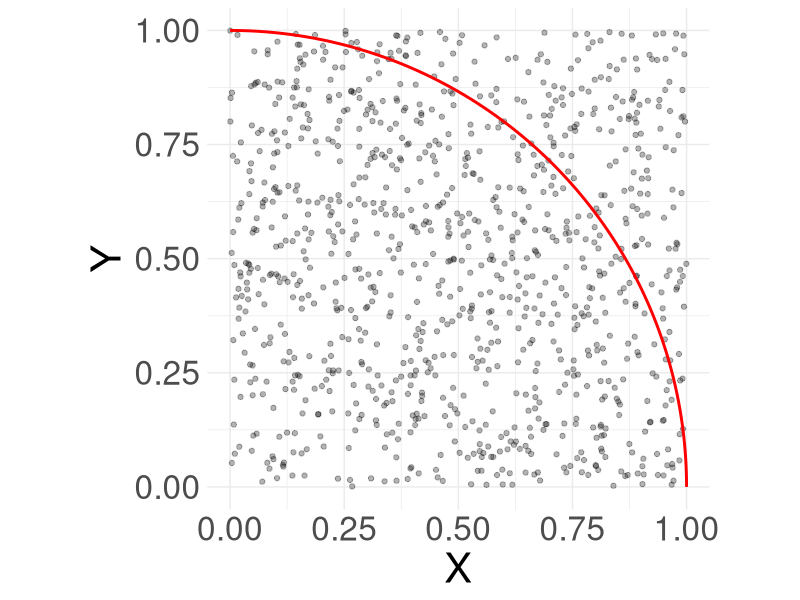
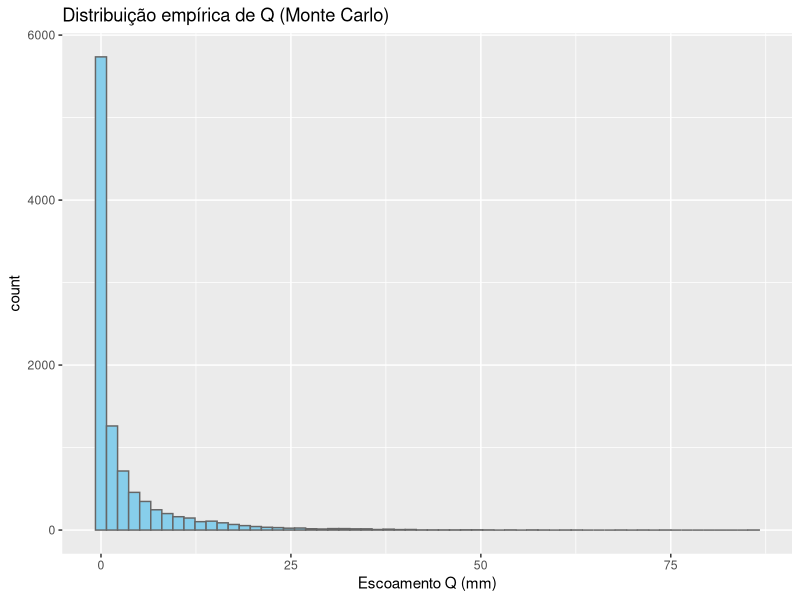
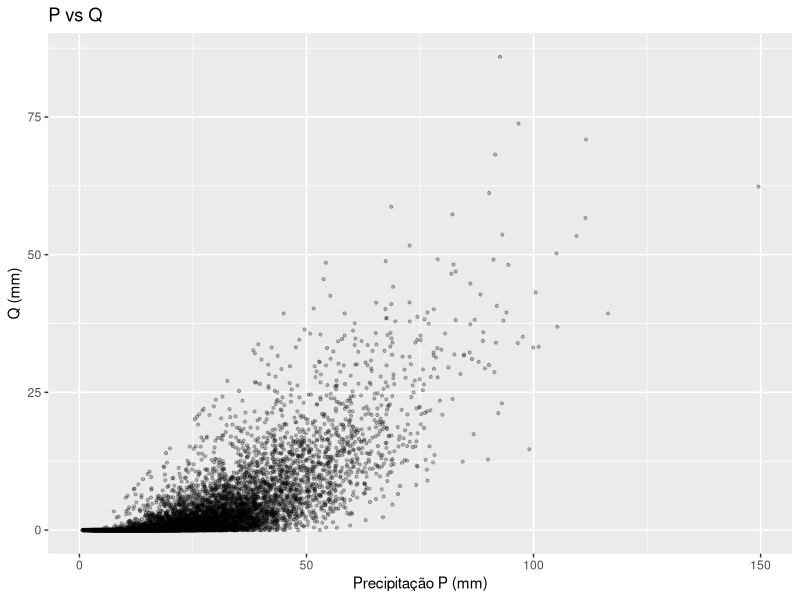
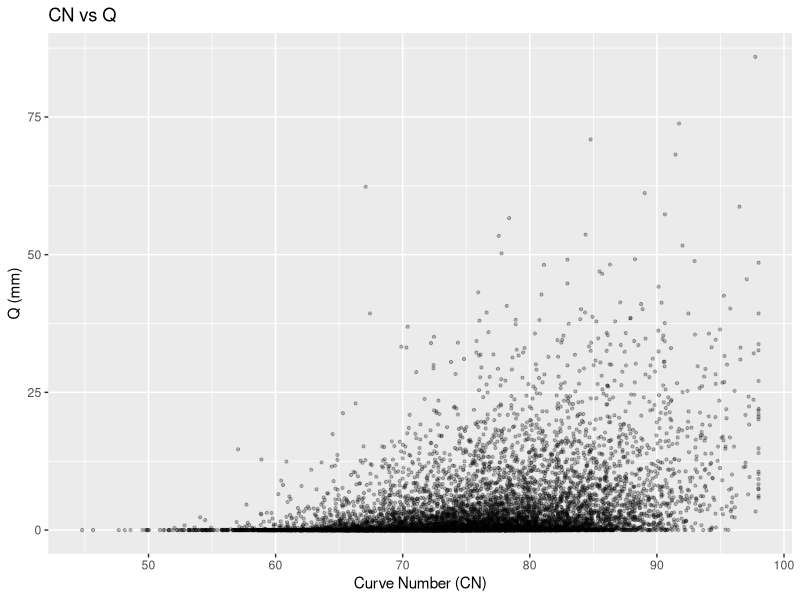
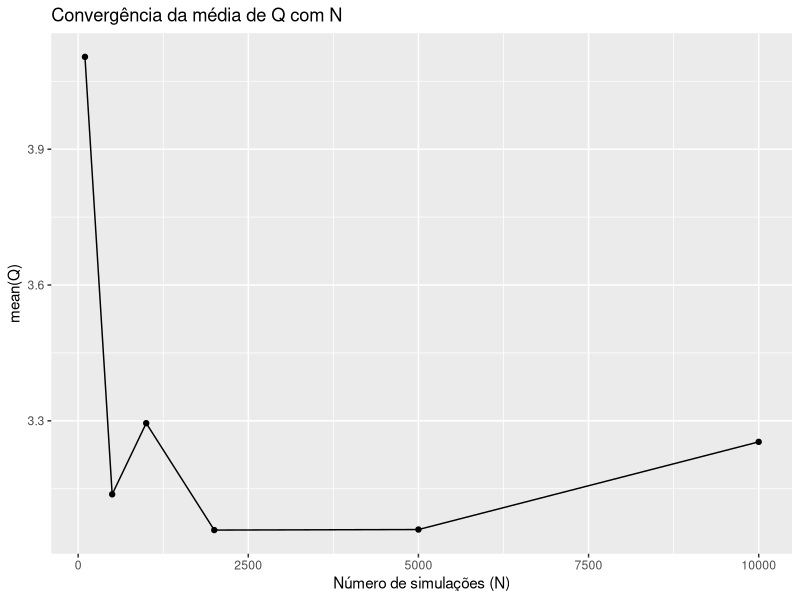
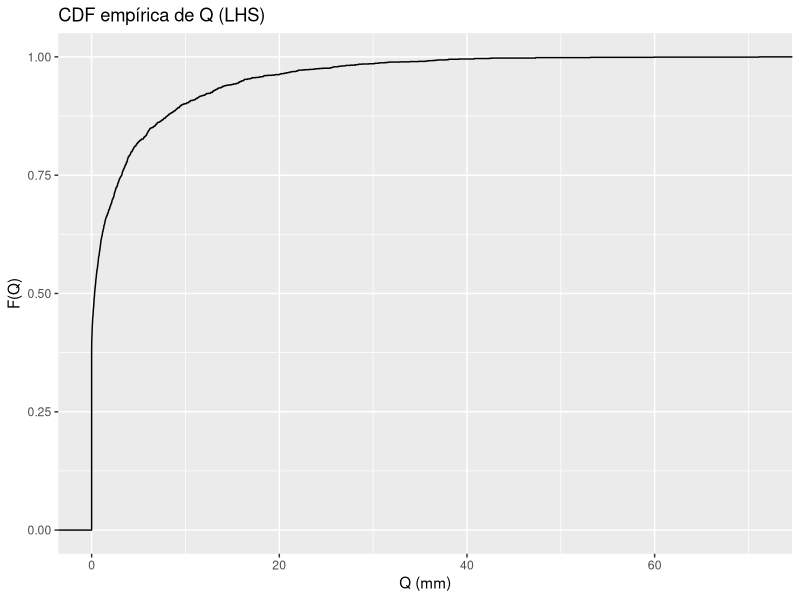

These figures' R source, in order:
"
Programa de Pós-Graduação em Engenharia Agricola (PPGEA)
Disciplina: Matemática Aplicada à Engenharia Agrícola
Aula 12 - Sensibilidade, incerteza e Monte Carlo

Autor: Dr. Pedro Alencar
26.11.2025
"

#%% 0. Carregando pacotes necessários ------
library(dplyr) # Para manipulação de dados
library(tidyr) # Para manipulação de dados
library(lubridate) # Para manipulação de datas

library(ggplot2) # Para visualização dos resultados
library(ggforce)


# options(repos = c(CRAN = "https://cran.rstudio.com/"))
# install.packages("lhs")
library(lhs)

# %% 1. Método de Monte Carlo ------

#' O método de Monte Carlo é uma técnica estatística utilizada para modelar
#' a incerteza em sistemas complexos. Ele envolve a geração de múltiplas
#' simulações aleatórias para estimar a distribuição de resultados possíveis.
#' Isso é particularmente útil em engenharia agrícola, onde muitos fatores
#' podem influenciar os resultados, como condições climáticas, variações no
#' solo e práticas de manejo.
#'
#' O Método foi inspirado nos jogos de azar, onde a aleatoriedade é um elemento
#' chave.

# %% 1.1 Exemplo simples de Monte Carlo para estimar o valor de pi ------

# Número de simulações
n_sim <- 1000

monte_carlo_pi <- function(n_sim) {
    # Gerar pontos aleatórios (x, y) no quadrado unitário
    set.seed(123) # Para reprodutibilidade
    x <- runif(n_sim, min = 0, max = 1)
    y <- runif(n_sim, min = 0, max = 1)
    # Calcular a distância do ponto (x, y) à origem (0, 0)
    distancia <- sqrt(x^2 + y^2)
    # Contar quantos pontos caem dentro do círculo de raio 1
    dentro_circulo <- sum(distancia <= 1)
    # Estimar o valor de pi
    pi_estimate <- (dentro_circulo / n_sim) * 4
    return(list(pi_estimate = pi_estimate, x = x, y = y))
}

pi_result <- monte_carlo_pi(n_sim)
pi_estimate <- pi_result$pi_estimate
x <- pi_result$x
y <- pi_result$y

print(paste("Estimativa de pi com", n_sim, "simulações:", pi_estimate))

# plotting
theta <- seq(0, pi/2, length.out = 100)
circle_quarter <- data.frame(
    x_circle = cos(theta),
    y_circle = sin(theta)
)

ggplot(data.frame(x, y), aes(x = x, y = y)) +
    geom_point(alpha = 0.3) +
    geom_path(data = circle_quarter, aes(x = x_circle, y = y_circle), 
              color = "red", size = 1) +
    coord_fixed() +
    labs(
        x = "X",
        y = "Y"
    ) +
    scale_x_continuous(limits = c(0, 1)) +
        scale_y_continuous(limits = c(0, 1)) +
        theme_minimal() +
        theme(text = element_text(size = 30))


#%% 1.2 Aplicação em Engenharia Agrícola ------
# Exemplo Monte Carlo com Curve Number (SCS-CN)

set.seed(123)

cn_to_q <- function(prec, cn, ia_fac = 0.2) {
  # prec: precipitação (mm)
  # cn: curve number (30-98 typical)
  # ia_fac: fator para precipitação inicial (padrão 0.2 em SCS)
  storage <- (25400 / cn) - 254   # profundidade máxima de retenção S (mm)
  ia <- ia_fac * storage
  discharge <- ifelse(prec <= ia, 0, ((prec - ia)^2) / (prec - ia + storage))
  return(discharge)
}

#-------------- Parâmetros de entrada plausíveis ---------------
N <- 10000                # número de simulações Monte Carlo
shape_p <- 2.5
scale_p <- 10             # P ~ Gamma(shape, scale)
mu_cn <- 75
sd_cn <- 8

#-------------- Monte Carlo simples (amostragem i.i.d.) ---------------
P_mc <- rgamma(N, shape = shape_p, scale = scale_p)
CN_mc <- rnorm(N, mean = mu_cn, sd = sd_cn) %>% pmin(98) %>% pmax(30)
Q_mc <- cn_to_q(P_mc, CN_mc, ia_fac = 0.2)

df_mc <- tibble(P = P_mc, CN = CN_mc, Q = Q_mc)

# Estatísticas resumidas
res_mc <- df_mc %>% summarise(
  mean_Q = mean(Q),
  sd_Q = sd(Q),
  median_Q = median(Q),
  q025 = quantile(Q, 0.025),
  q975 = quantile(Q, 0.975),
  prob_Q_gt_10 = mean(Q > 10)  # prob. de Q > 10 mm (exemplo)
)
print(res_mc)

# Plots básicos
p1 <- ggplot(df_mc, aes(x = Q)) +
  geom_histogram(bins = 60, fill = "skyblue", color = "gray40") +
  labs(x = "Escoamento Q (mm)", title = "Distribuição empírica de Q (Monte Carlo)")

p2 <- ggplot(df_mc, aes(x = P, y = Q)) +
  geom_point(alpha = 0.25, size = 0.8) + labs(title = "P vs Q", x = "Precipitação P (mm)", y = "Q (mm)")

p3 <- ggplot(df_mc, aes(x = CN, y = Q)) +
  geom_point(alpha = 0.25, size = 0.8) + labs(title = "CN vs Q", x = "Curve Number (CN)", y = "Q (mm)")

# Salvar gráficos (opcional)
# ggsave("hist_Q_mc.png", p1, width = 7, height = 4)
print(p1); print(p2); print(p3)

#-------------- Convergência simples (médias para Ns diferentes) ---------------
test_Ns <- c(100, 500, 1000, 2000, 5000, 10000)
conv <- tibble(N = integer(), mean_Q = double(), q975 = double())
for (n in test_Ns) {
  P_tmp <- rgamma(n, shape = shape_p, scale = scale_p)
  CN_tmp <- rnorm(n, mean = mu_cn, sd = sd_cn) %>% pmin(98) %>% pmax(30)
  Q_tmp <- cn_to_q(P_tmp, CN_tmp)
  conv <- bind_rows(conv, tibble(N = n, mean_Q = mean(Q_tmp), q975 = quantile(Q_tmp, 0.975)))
}
print(conv)

ggplot(conv, aes(x = N, y = mean_Q)) + geom_line() + geom_point() +
  labs(title = "Convergência da média de Q com N", x = "Número de simulações (N)", y = "mean(Q)")

#-------------- Latin Hypercube Sampling (LHS) ---------------
N_lhs <- 2000
U <- randomLHS(N_lhs, 2)  # duas variáveis: P e CN

# Transformar U para as distribuições escolhidas
P_lhs <- qgamma(U[,1], shape = shape_p, scale = scale_p)
CN_lhs <- qnorm(U[,2], mean = mu_cn, sd = sd_cn) %>% pmin(98) %>% pmax(30)

Q_lhs <- cn_to_q(P_lhs, CN_lhs)
df_lhs <- tibble(P = P_lhs, CN = CN_lhs, Q = Q_lhs)

# Comparar estatísticas MC vs LHS (mesma ideia)
res_lhs <- df_lhs %>% summarise(mean_Q = mean(Q), sd_Q = sd(Q), prob_Q_gt_10 = mean(Q > 10))
print(bind_rows(MC = res_mc %>% select(mean_Q, sd_Q, prob_Q_gt_10), LHS = res_lhs), .id = "method")

#-------------- Sensibilidade simples: Spearman e PRCC aproximado ---------------
# Correlações de Spearman
spearman_P <- cor(df_lhs$P, df_lhs$Q, method = "spearman")
spearman_CN <- cor(df_lhs$CN, df_lhs$Q, method = "spearman")
cat("Spearman(P,Q) =", round(spearman_P, 3), "\n")
cat("Spearman(CN,Q) =", round(spearman_CN, 3), "\n")

# PRCC aproximado: regressão linear nos ranks
df_ranks <- df_lhs %>% mutate(across(everything(), ~rank(.)))
lm_prcc <- lm(Q ~ P + CN, data = df_ranks %>% rename(Q = Q, P = P, CN = CN))
summary(lm_prcc)
# coeficientes da regressão dos ranks: interpretação como PRCC aproximado (sinais e importância relativa)

#-------------- Probabilidade condicional / risco prático ---------------
limiar <- 20  # mm, exemplo de limiar crítico para escoamento
prob_excede <- mean(df_lhs$Q > limiar)
cat("Probabilidade estimada de Q >", limiar, "mm (LHS):", round(prob_excede, 4), "\n")

# Visualizar CDF empírica
ggplot(df_lhs, aes(x = Q)) +
  stat_ecdf(geom = "step") + labs(title = "CDF empírica de Q (LHS)", x = "Q (mm)", y = "F(Q)")

#-------------- Observações finais ---------------
cat("\nObservações:\n")
cat("- Ajuste as distribuições de P e CN com base em dados locais quando possível.\n")
cat("- Se P e CN forem correlacionados (p.ex. áreas úmidas tendem a ter CN diferentes), modele a correlação no processo de amostragem.\n")
cat("- Para probabilidades de eventos raros (ex.: Q muito grande), considere métodos de amostragem especializada.\n")
